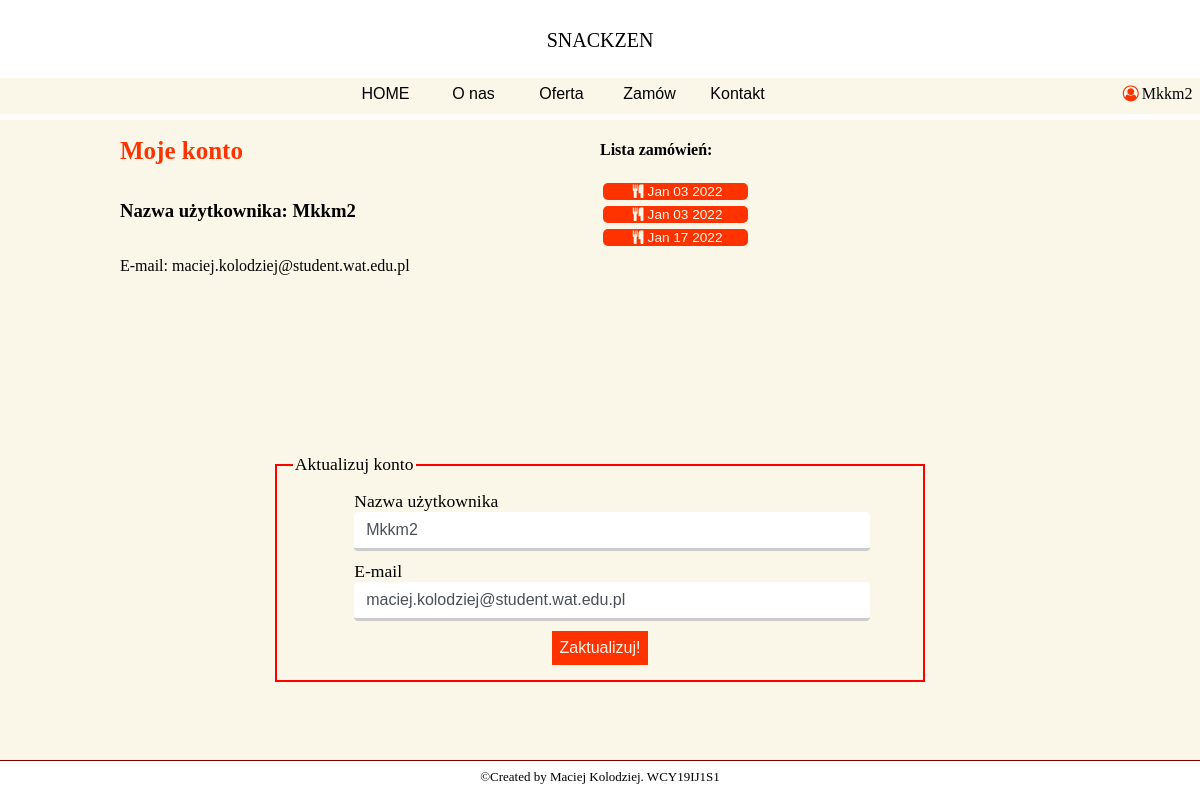
Page /account (signed in) on the committed database.
### Restaurant/models.py (models this page shows, shortened)
class User(db.Model, UserMixin):
    id = db.Column(db.Integer, primary_key=True)
    username = db.Column(db.String(20), unique=True, nullable=False)
    email = db.Column(db.String(120), unique=True, nullable=False)
    password = db.Column(db.String(60), unique=True)

class CustomerOrder(db.Model):
    id = db.Column(db.Integer, primary_key=True)
    invoice = db.Column(db.String(20), unique=True, nullable=False)
    status = db.Column(db.String(20), default='Niewiadomo', nullable=False)
    customer_id = db.Column(db.String(20), unique=False, nullable=False)
    date_created = db.Column(db.DateTime, default=datetime.utcnow, nullable=False)
    orders = db.Column(JsonEcodedDict)

### Restaurant/routes.py (the view)
@app.route("/account", methods=['GET', 'POST'])
@login_required
def account():
    form = UpdateAccountForm()
    orders = CustomerOrder.query.filter_by(customer_id=current_user.id)
    if form.validate_on_submit():
        current_user.username = form.username.data
        current_user.email = form.email.data
        db.session.commit()
        flash('Twoje konto zostało zaktualizowane!','success')
        return redirect(url_for('account'))
    elif request.method == 'GET':
        form.username.data = current_user.username
        form.email.data = current_user.email
    return render_template('Account.html', title='Account', menu=menu, form=form, orders=orders)

### Restaurant/forms.py (shortened to what this page needs)
class UpdateAccountForm(FlaskForm):
    username = StringField('Nazwa użytkownika', validators=[DataRequired(), Length(min=2, max=20)])
    email = StringField('E-mail', validators=[DataRequired(), Email()])
    submit = SubmitField('Zaktualizuj!')

### Restaurant/models.py (called while the page is built)
@login_manager.user_loader
def load_user(user_id):
    return User.query.get(int(user_id))

    def process_result_value(self, value, dialect):
        if value is None:
            return {}
        else:
            return json.loads(value)

### Restaurant/templates/Account.html (shortened to what this page needs)
{% extends "layout.html" %}
{% block content %}
    <div id="information-box2">
    <div class="information-box-content4">
        <div class="information-box-content-text3">
            <h1>Moje konto</h1>
            <h3>Nazwa użytkownika: {{ current_user.username }}</h3>
            <p>E-mail: {{ current_user.email }}</p>
        </div>
    <div class="information-box-content-text3">
        <h4>Lista zamówień:</h4>
        <div class="information-box-content-menu">
            {% for order in orders %}
                <form action="orders/{{ order.invoice }}">
                    <button class="btn2" type='submit' ><i class="icon-food"></i>{{ order.date_created.strftime("%b %d %Y") }}</button>
                </form>
            {% endfor %}
        </div>
    </div>
    </div>
    <div class="information-box-content4">
        <form method="post" action="" class ='form-group-text'>
            <fieldset class ='form-group'>
                    <legend>Aktualizuj konto</legend>
                    <div class="form-group-element">
                        {{ form.username.label(class="form-control-label") }}
                        {% if form.username.errors %}
                            {{ form.username(class="form-control form-control-lg is-invalid") }}
                            <div class="invalid-feedback">
                                {% for error in form.username.errors %}
                                    <span>{{ error }}</span>
                                {% endfor %}
                            </div>
                        {% else %}
                            {{ form.username(class="form-control form-control-lg") }}
                        {% endif %}
                    </div>
                    <div class="form-group-element">
                        {{ form.email.label(class="form-control-label") }}
                        {% if form.email.errors %}
                            {{ form.email(class="form-control form-control-lg is-invalid") }}
                            <div class="invalid-feedback">
                                {% for error in form.email.errors %}
                                    <span>{{ error }}</span>
                                {% endfor %}
                            </div>
                        {% else %}
                            {{ form.email(class="form-control form-control-lg") }}
                        {% endif %}
                    </div>
                    <div class ="form-group-btn">
                         {{ form.submit(class="btn") }}
                     </div>
            </fieldset>
        </form>
    </div>
    </div>
{% endblock %}

### Restaurant/templates/layout.html (shortened to what this page needs)
<!DOCTYPE html>
<html lang="en">
<head>
    <link rel= "stylesheet" type= "text/css" href= "{{ url_for('static',filename='styles/style.css') }}">
    <link rel= "stylesheet" type= "text/css" href= "{{ url_for('static',filename='styles/fontello.css') }}">
</head>
<body>
    <div id="top-bar">
        <div id="res_name">
            <p>SNACKZEN</p>
        </div>
        <div id="contest-menu">
            {% for el in menu %}
                <a class="contest-menu-element" href="{{ el.url }}">{{ el.name }} </a>
            {% endfor %}
            {% if current_user.is_authenticated %}
                <div class="contest-menu-element-user">
            <a><i class="icon-user"></i></a>{{ current_user.username }}
            </div>
            {% endif %}
        </div>
    </div>
{% block content %}{% endblock %}
    <footer>
        <p>©Created by Maciej Kolodziej. WCY19IJ1S1</p>
    </footer>
</body>
</html>

### Restaurant/static/styles/style.css (style rules this page uses)
body { margin: 0px; height: 100vh; width: 100%; background-color: white; overflow: hidden; }
footer { border-top: groove; border-top-color: #800000; border-width: thin; text-align: center; font-size: small; }
form { width: 100%; display: grid; grid-template-columns: auto auto; grid-gap: 1%; }
footer p { margin-top: 8px; }
input[type=text],input[type=password], input[type=tel] { width: 100%; box-sizing: content-box; border: none; border-bottom: 3px solid #ccc; -webkit-transition: 0.5s; transition: 0.5s; outline: none; }
#top-bar { position: relative; width: 100%; height: 15%; background-color: white; }
#res_name { position: absolute; bottom: 40%; display: inline-block; vertical-align: middle; text-align: center; width: 100%; font-size: 20px; font-weight: lighter; }
#contest-menu { position: absolute; bottom: 5%; background-color: rgb(250,247, 232); text-align: center; width: 100%; height: 30%; }
.contest-menu-element { font-family: Arial Narrow, sans-serif; width: 7%; text-align: center; color: black; display: inline-block; height: 100%; line-height: 2; text-decoration: none; }
.contest-menu-element-user { margin-left: 28%; margin-right: -28%; text-align: center; color: black; display: inline-block; justify-content: right; height: 100%; line-height: 2; text-decoration: none; }
#information-box2 { height: 80%; width: 100%; background-color: rgb(250,247, 232); display: flex; flex-direction: column; justify-content: center; text-align: center; }
#information-box2 h1 { font-size: 25px; color: #ff3300; }
.form-group { display: flex; row-gap: 10px; text-align: left; align-items: center; flex-direction: column; justify-content: space-around; width: 80%; padding: 2%; border-color: #F00; border-style: solid; }
.form-group-element { display: flex; flex-direction: column; justify-content: space-around; width: 80%; }
.form-group-btn { display: flex; justify-content: space-around; width: 20%; }
.form-group-text { font-size: 1.1rem; display: flex; row-gap: 10px; height: 80%; text-align: left; align-items: center; flex-direction: column; justify-content: space-around; width: 80%; }
.information-box-content4 { align-self: center; width: 80%; height: 50%; display: flex; flex-direction: row; justify-content: space-around; }
.information-box-content-text3 { width: 50%; display: flex; flex-direction: column; text-align: left; overflow-y: auto; }
.information-box-content-menu { width: 100%; height: 80%; display: flex; flex-direction: column; align-items: center; overflow-y: auto; }
.icon-user { color: #ff3300; }
.form-control { width:100%; padding:.375rem .75rem; font-size:1rem; line-height:1.5; color:#495057; background-clip:padding-box; border:1px solid #ced4da; border-radius:.25rem; transition:border-color .15s ease-in-out,box-shadow .15s ease-in-out }
.btn { font-size: 1rem; background-color: #ff3300; color: rgb(250,247, 232); border: maroon; padding: .5rem; }
.btn2 { width: 50%; margin: 1%; font-size: .85rem; background-color: #ff3300; color: rgb(250,247, 232); border: maroon; border-radius: 5px; }

### rows in the picture
User: username "Mkkm2", email "maciej.kolodziej@student.wat.edu.pl"
CustomerOrder: date_created "Jan 03 2022"
CustomerOrder: date_created "Jan 03 2022"
CustomerOrder: date_created "Jan 17 2022"

### other values in the picture
{{ el.name }} "HOME" "O nas" "Oferta" "Zamów" "Kontakt"
